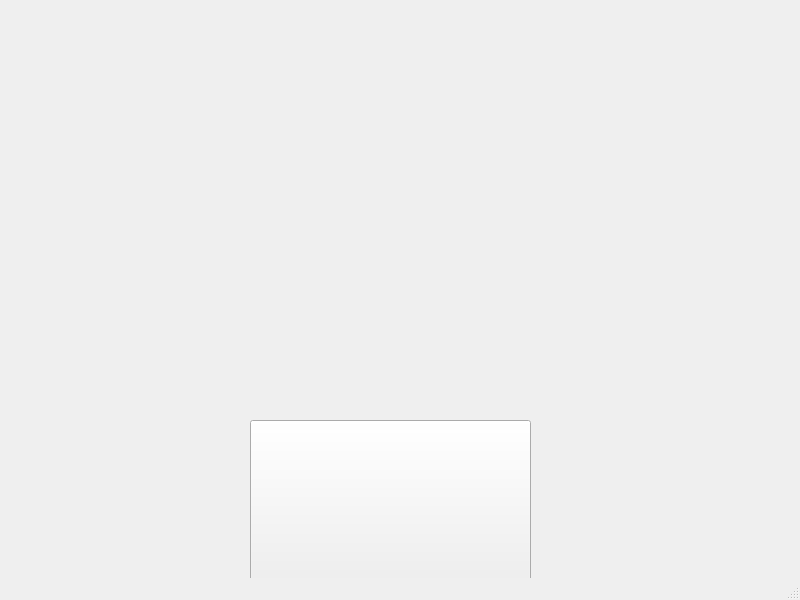
<?xml version="1.0" encoding="UTF-8"?>
<ui version="4.0">
 <class>MainWindow</class>
 <widget class="QMainWindow" name="MainWindow">
  <property name="geometry">
   <rect>
    <x>0</x>
    <y>0</y>
    <width>800</width>
    <height>600</height>
   </rect>
  </property>
  <property name="windowTitle">
   <string>MainWindow</string>
  </property>
  <widget class="QWidget" name="centralwidget">
   <widget class="QLabel" name="startscreen">
    <property name="geometry">
     <rect>
      <x>0</x>
      <y>90</y>
      <width>791</width>
      <height>601</height>
     </rect>
    </property>
    <property name="text">
     <string/>
    </property>
    <property name="pixmap">
     <pixmap>textures/startscreen.png</pixmap>
    </property>
    <property name="scaledContents">
     <bool>true</bool>
    </property>
   </widget>
   <widget class="QPushButton" name="pushButton">
    <property name="geometry">
     <rect>
      <x>250</x>
      <y>420</y>
      <width>281</width>
      <height>171</height>
     </rect>
    </property>
    <property name="text">
     <string/>
    </property>
    <property name="icon">
     <iconset>
      <normaloff>textures/new_game_button.png</normaloff>textures/new_game_button.png</iconset>
    </property>
    <property name="iconSize">
     <size>
      <width>200</width>
      <height>200</height>
     </size>
    </property>
   </widget>
  </widget>
  <widget class="QMenuBar" name="menubar">
   <property name="geometry">
    <rect>
     <x>0</x>
     <y>0</y>
     <width>800</width>
     <height>22</height>
    </rect>
   </property>
  </widget>
  <widget class="QStatusBar" name="statusbar"/>
 </widget>
 <resources/>
 <connections/>
</ui>
